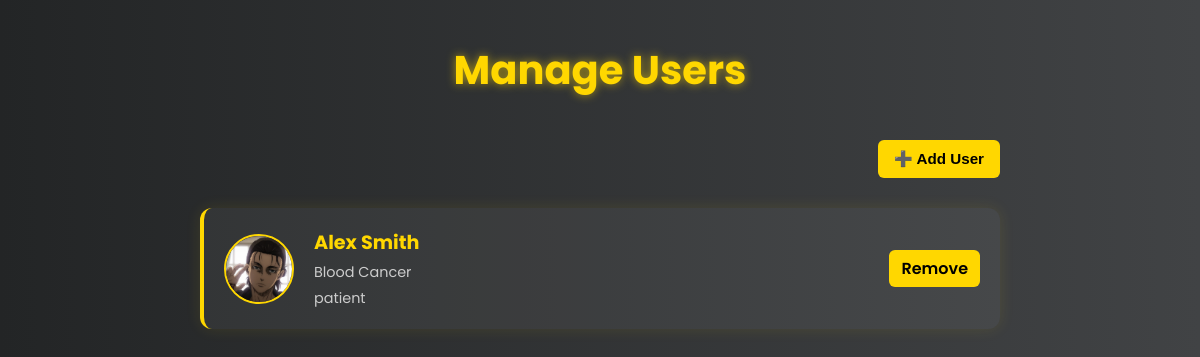
The page /manageuser on the database its author committed.
### questionapp/models.py (models this page shows)
class User_Model(models.Model):
    LOGINID = models.ForeignKey(Login, on_delete=models.CASCADE, null=True, blank=True)
    abbreviation = models.CharField(max_length=100, null=True, blank=True)
    age = models.IntegerField(null=True, blank=True)
    gender = models.CharField(max_length=10, null=True, blank=True)
    cancer_type = models.CharField(max_length=100, null=True, blank=True)
    cancer_stage = models.CharField(max_length=100, null=True, blank=True)
    treatment = models.CharField(max_length=100, null=True, blank=True)
    profile = models.FileField(upload_to='user_profiles/', null=True, blank=True)

class Login(models.Model):
    username = models.CharField(max_length=100, blank=True, null=True)
    password = models.CharField(max_length=100, null=True, blank=True)
    usertype= models.CharField(max_length=100, null=True, blank=True)

### questionapp/views.py (the view)
# urls.py: path('manageuser', ManageuserView.as_view(), name='manageuser'),
class ManageuserView(View):
    def get(self, request):
        user = User_Model.objects.all()
        return render(request, 'manageuser.html', {'c': user})

### templates/manageuser.html (shortened to what this page needs)
<!DOCTYPE html>
<html lang="en">
<head>
</head>
<body>
  <h1>Manage Users</h1>
  <div style="max-width: 800px; margin: 0 auto 30px; display: flex; justify-content: flex-end;">
  <a href="/adduser">
    <button class="btn" style="padding: 10px 16px; font-size: 0.95rem;">➕ Add User</button>
  </a>
</div>
  <div class="user-container">
     {% for i in c %}
    <div class="user-card">
      <img src="{{i.profile.url}}" alt="User Profile" />
      <div class="user-info">
        <h3>{{i.abbreviation}}</h3>
        <p>{{i.cancer_type}}</p>
        <p>{{i.LOGINID.usertype}}</p>
      </div>
      <div class="actions">
        <a href="/removeuser/{{i.id}}" class="btn" onclick="return confirm('Are you sure you want to remove the user')">Remove</a>
      </div>
    </div>
{% endfor %}
</body>
</html>

### templates/manageuser.html (style rules this page uses)
* { margin: 0; padding: 0; box-sizing: border-box; }
body { font-family: 'Poppins', sans-serif; background: linear-gradient(to right, #232526, #414345); color: #fff; padding: 40px 20px; }
h1 { text-align: center; color: #FFD700; margin-bottom: 40px; font-size: 2.5rem; text-shadow: 0 0 10px rgba(255, 215, 0, 0.6); }
.user-container { display: flex; flex-direction: column; gap: 25px; max-width: 800px; margin: auto; }
.user-card { display: flex; align-items: center; background: rgba(255, 255, 255, 0.05); border-left: 4px solid #FFD700; border-radius: 12px; padding: 20px; box-shadow: 0 0 15px rgba(255, 215, 0, 0.1); }
.user-card img { width: 70px; height: 70px; border-radius: 50%; object-fit: cover; margin-right: 20px; border: 2px solid #FFD700; }
.user-info { flex-grow: 1; }
.user-info h3 { font-size: 1.2rem; color: #FFD700; }
.user-info p { font-size: 0.9rem; color: #ccc; margin-top: 5px; }
.actions { display: flex; gap: 10px; }
.btn { background-color: #FFD700; color: #000; padding: 6px 12px; border: none; border-radius: 6px; cursor: pointer; font-weight: 600; transition: background 0.3s; text-decoration: none; }

### rows shown on the page
User_Model: profile (picture), abbreviation "Alex Smith", cancer_type "Blood Cancer", LOGINID.usertype "patient"
